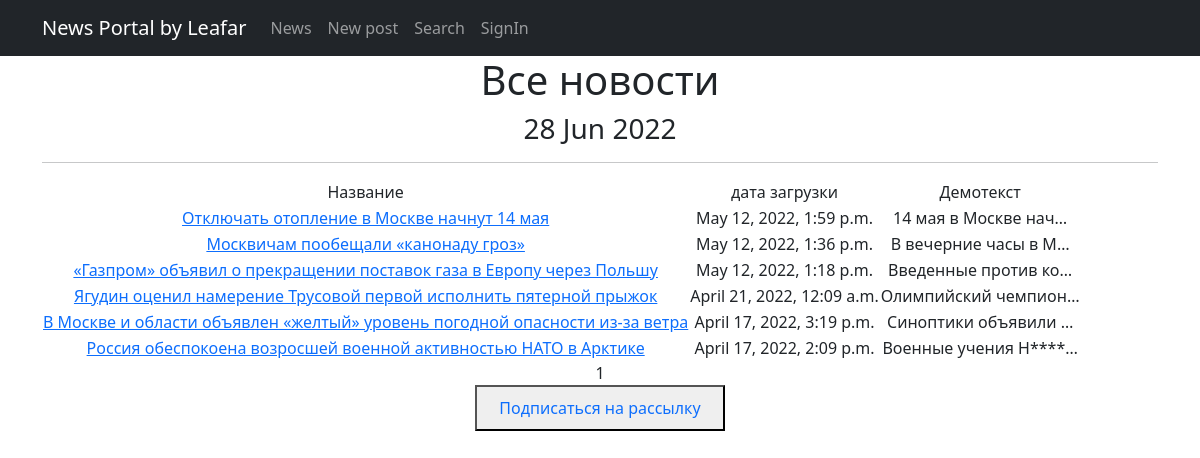
/posts/, run on the app's committed database.
### newsapp/models.py (models this page shows, shortened)
class Post(models.Model):
    author = models.ForeignKey(Author, on_delete=models.CASCADE)
    NEWS = 'NW'
    ARTICLE = 'AR'
    CATEGORY_CHOICES = (
        (NEWS, 'Новость'),
        (ARTICLE, 'Статья'),
    )
    categoryType = models.CharField(max_length=2, choices=CATEGORY_CHOICES, default=ARTICLE)
    dateCreation = models.DateTimeField(auto_now_add=True)
    postCategory = models.ManyToManyField(Category, through='PostCategory')
    title = models.CharField(max_length=128)
    text = models.TextField()
    rating = models.SmallIntegerField(default=0)
    class Meta:
        verbose_name = 'Статья'
        verbose_name_plural = 'Статьи'
        ordering = ['-dateCreation']

### newsapp/views.py (the view)
# urls.py: path('', cache_page(60)(PostsList.as_view()), name='posts'),
class PostsList(ListView):
    model = Post
    ordering = '-dateCreation'
    queryset = Post.objects.filter(categoryType='NW')
    template_name = 'posts.html'
    context_object_name = 'posts'
    paginate_by = 10
    def get_context_data(self, **kwargs):
        context = super().get_context_data(**kwargs)
        context['time_now'] = datetime.utcnow()
        return context

### newsapp/templatetags/custom_filters.py (called while the page is built)
@register.filter()
def censor(value):
    for i in censwords:
        if i.find(value):
            value = value.replace(i[1::], "*" * len(i))
    return f'{value}'

### newsapp/templatetags/custom_tags.py (called while the page is built)
@register.simple_tag()
def current_time(format_string='%b %d %Y'):
    return datetime.utcnow().strftime(format_string)

### templates/posts.html (shortened to what this page needs)
{% extends 'flatpages/default.html' %}
{% load custom_filters %}
{% load custom_tags %}
{% block content %}
   <h1>Все новости</h1>
   <h3>{% current_time '%d %b %Y' %}</h3>
   <hr>
   {% if posts %}
       <table>
           <tr>
               <td>Название</td>
               <td>дата загрузки</td>
               <td>Демотекст</td>
           </tr>
           {% for post in posts %}
           <tr>
               <td><a href="{% url 'post' pk=post.pk %}">{{ post.title }}</a></td>
               <td>{{ post.dateCreation }}</td>
               <td>{{ post.text|truncatechars:20|censor }}</td>
           </tr>
           {% endfor %}
       </table>
   {% else %}
       <h2>Статей нет!</h2>
   {% endif %}
   {{ page_obj.number }}
<br>
<button> <a class="nav-link" href="/posts/category/">Подписаться на рассылку</a> </button>
{% endblock content %}

### templates/flatpages/default.html (shortened to what this page needs)
<!DOCTYPE html>
<html lang="en">
    <head>
        {% load static %}
        <link href="{% static 'css/styles.css' %}" rel="stylesheet" />
    </head>
    <body>
        <nav class="navbar navbar-expand-lg navbar-dark bg-dark static-top">
           <div class="container">
               <a class="navbar-brand" href="#">News Portal by Leafar</a>
               <div class="collapse navbar-collapse" id="navbarResponsive">
                   <ul class="navbar-nav ml-auto">
                       <li class="nav-item active">
                           <a class="nav-link" href="/posts/">News
                           </a>
                       </li>
                       <li class="nav-item">
                           <a class="nav-link" href="{% url 'add' %}">New post</a>
                       </li>
                       <li class="nav-item">
                           <a class="nav-link" href="{% url 'search' %}">Search</a>
                       </li>
                       <li class="nav-item">
                           <a class="nav-link" href="/">SignIn</a>
                       </li>
                   </ul>
               </div>
           </div>
        </nav>
       <div class="container">
            <div class="row">
               <div class="col-lg-12 text-center">
                   {% block content %}{% endblock content %}
               </div>
            </div>
        </div>
    </body>
</html>

### data on the page
Post: title "Отключать отопление в Москве начнут 14 мая", dateCreation "May 12, 2022, 1:59 p.m.", text|censor "14 мая в Москве нач…"
Post: title "Москвичам пообещали «канонаду гроз»", dateCreation "May 12, 2022, 1:36 p.m.", text|censor "В вечерние часы в М…"
Post: title "«Газпром» объявил о прекращении поставок газа в Европу через Польшу", dateCreation "May 12, 2022, 1:18 p.m.", text|censor "Введенные против ко…"
Post: title "Ягудин оценил намерение Трусовой первой исполнить пятерной прыжок", dateCreation "April 21, 2022, 12:09 a.m.", text|censor "Олимпийский чемпион…"
Post: title "В Москве и области объявлен «желтый» уровень погодной опасности из-за ветра", dateCreation "April 17, 2022, 3:19 p.m.", text|censor "Синоптики объявили …"
Post: title "Россия обеспокоена возросшей военной активностью НАТО в Арктике", dateCreation "April 17, 2022, 2:09 p.m.", text|censor "Военные учения Н****…"

### other printed values
{{ page_obj.number }} "1"
